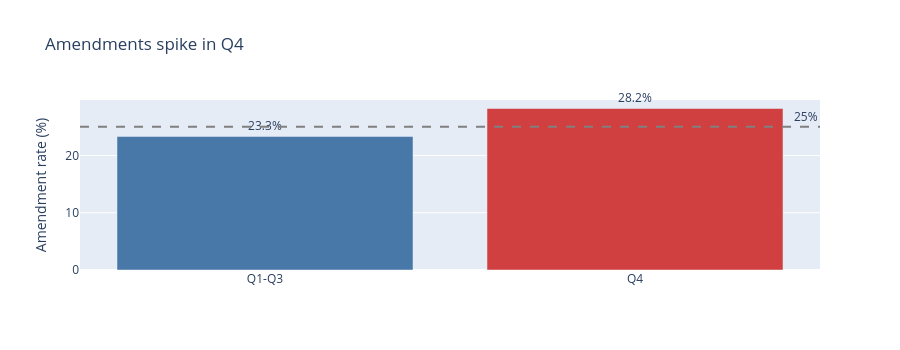

The cell this chart's notebook holds for it:
### Code cell
# Q4 vs other amendment rate
fig = go.Figure(go.Bar(x=['Q1-Q3', 'Q4'], y=[23.3, 28.2], marker_color=['#4878A8', '#D04040'],
    text=['23.3%', '28.2%'], textposition='outside', cliponaxis=False))
fig.add_hline(y=25, line_dash="dash", line_color="gray", annotation_text="25%")
fig.update_layout(title="Amendments spike in Q4", yaxis_title="Amendment rate (%)", height=350)
fig.show()

### Figure 1 — Plotly figure (JSON) as saved in the notebook; plotly's stock layout.template omitted (floating-point values rounded to 4 significant figures)
{"data": [{"cliponaxis": false, "marker": {"color": ["#4878A8", "#D04040"]}, "text": ["23.3%", "28.2%"], "textposition": "outside", "type": "bar", "x": ["Q1-Q3", "Q4"], "y": [23.3, 28.2]}], "layout": {"annotations": [{"showarrow": false, "text": "25%", "x": 1, "xanchor": "right", "xref": "x domain", "y": 25, "yanchor": "bottom", "yref": "y"}], "height": 350, "shapes": [{"line": {"color": "gray", "dash": "dash"}, "type": "line", "x0": 0, "x1": 1, "xref": "x domain", "y0": 25, "y1": 25, "yref": "y"}], "title": {"text": "Amendments spike in Q4"}, "yaxis": {"title": {"text": "Amendment rate (%)"}}}}
